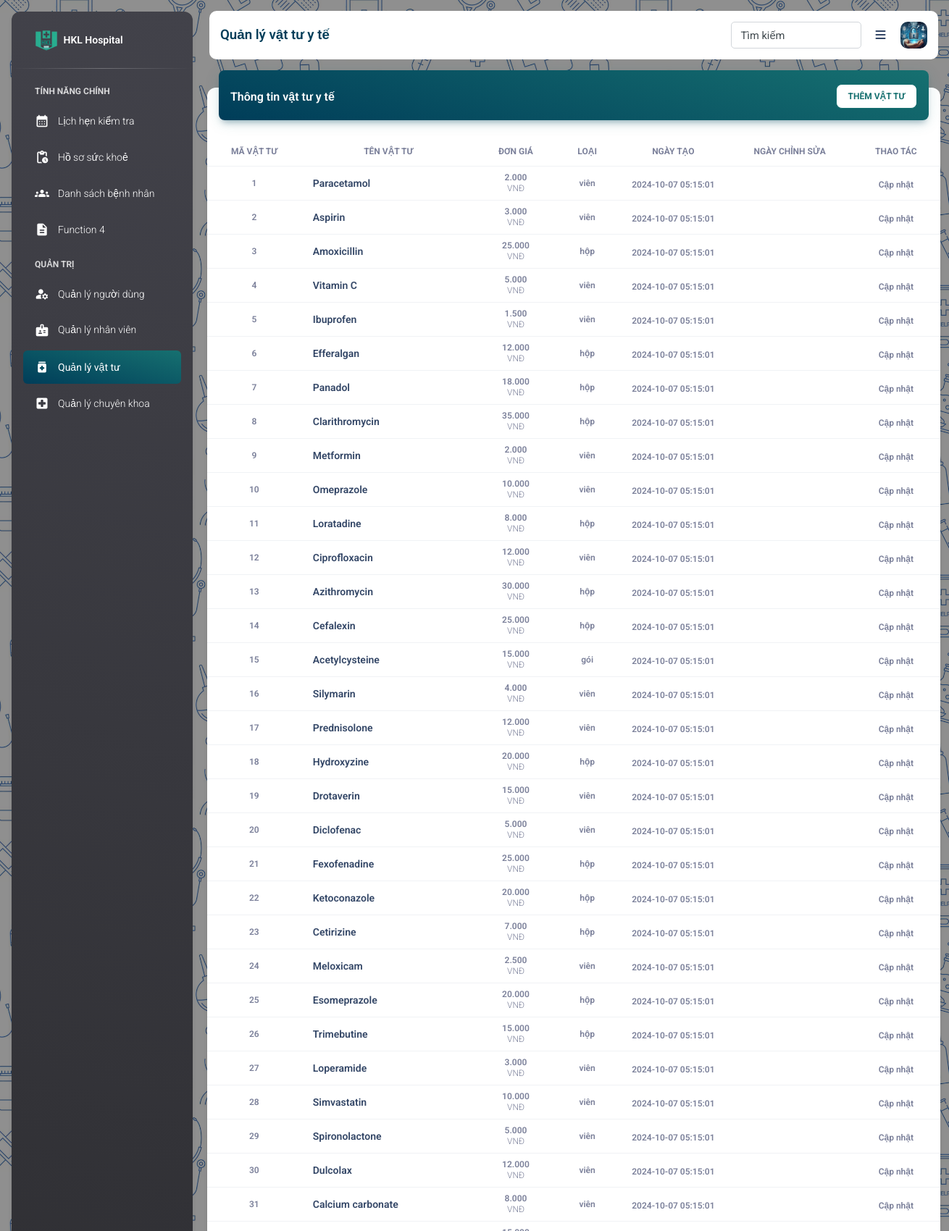
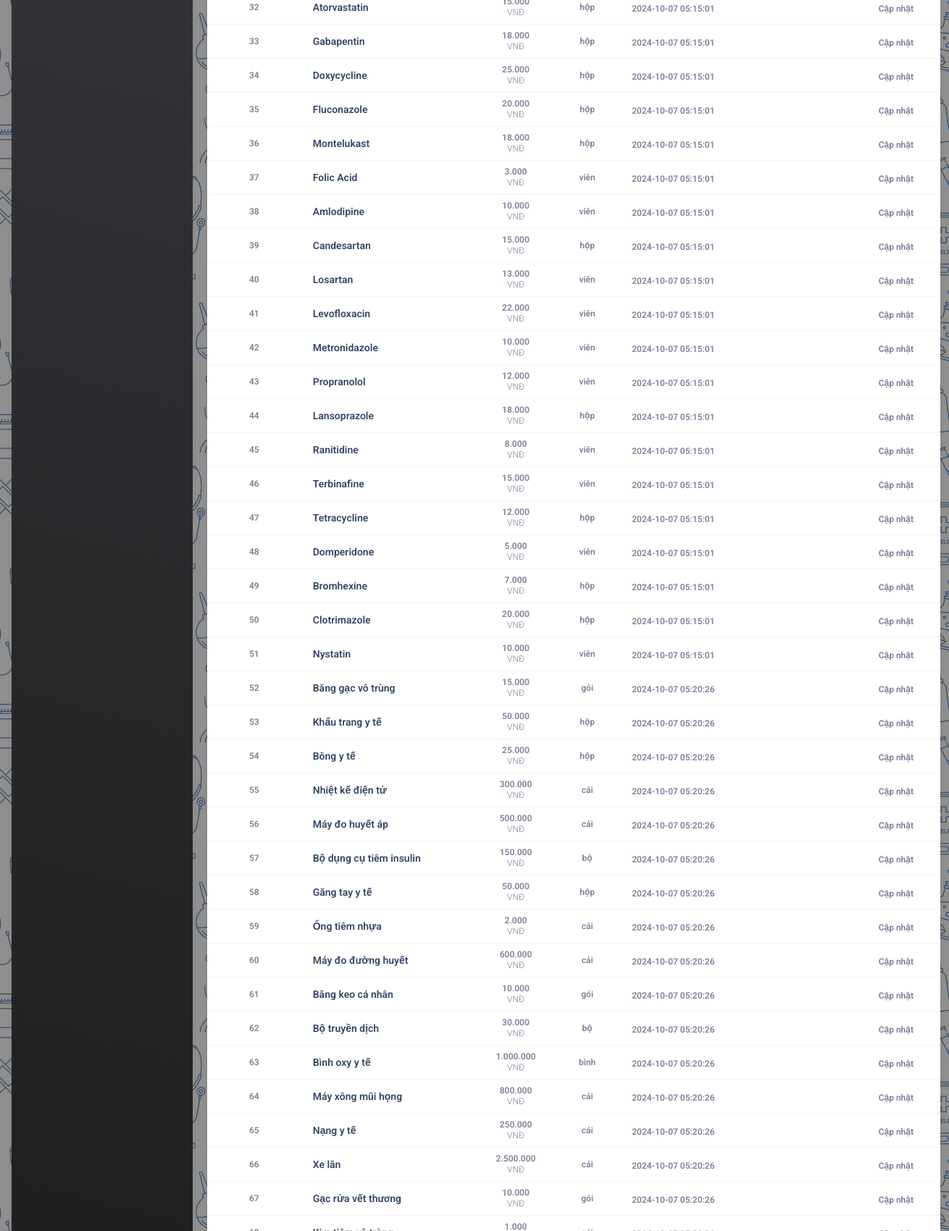
The page /TEST_Huan/supply-old.php (upper part) on the database its author committed (2 pictures, top to bottom).
### tables this page shows
CREATE TABLE `dim_item` (
  `item_id` int(11) NOT NULL,
  `item_name` varchar(255) DEFAULT NULL,
  `item_price` int(11) DEFAULT NULL,
  `item_unit` varchar(50) DEFAULT NULL,
  `created_at` timestamp NULL DEFAULT current_timestamp(),
  `updated_at` timestamp NULL DEFAULT NULL ON UPDATE current_timestamp()
);

### TEST_Huan/supply-old.php (the view, shortened to what this page needs)
<?php
include SITE_ROOT . ('/HMS-Nhom11/assets/include/config.php');
include SITE_ROOT . ('/HMS-Nhom11/assets/include/header.php');
?>
<head>
</head>
<body class="g-sidenav-show"
  style="background-image: url('../assets/image/Hospital_Seamless1.png'); background-size: 400px 400px;">
  <aside
    class="sidenav navbar navbar-vertical navbar-expand-xs border-0 border-radius-xl my-3 fixed-start ms-3 bg-gradient-dark"
    id="sidenav-main">
    <div class="sidenav-header">
      <a class="navbar-brand m-0" href=" https://demos.creative-tim.com/material-dashboard/pages/dashboard "
        target="_blank">
        <img src="../assets/image/logo01-sq.png" class="navbar-brand-img h-100" alt="main_logo">
        <span class="ms-1 font-weight-bold text-white">HKL Hospital</span>
      </a>
    </div>
    <hr class="horizontal light mt-0 mb-2">
    <div class="collapse navbar-collapse  w-auto " id="sidenav-collapse-main">
      <ul class="navbar-nav">
        <li class="nav-item mt-3">
          <h6 class="ps-4 ms-2 text-uppercase text-xs text-white font-weight-bolder opacity-8">Tính năng chính
          </h6>
        </li>
        <li class="nav-item">
          <a class="nav-link text-white" href="F1-schedule.php">
            <div class="text-white text-center me-2 d-flex align-items-center justify-content-center">
              <i class="material-icons opacity-10">calendar_month</i>
            </div>
            <span class="nav-link-text ms-1">Lịch hẹn kiểm tra</span>
          </a>
        </li>
        <li class="nav-item">
          <a class="nav-link text-white" href="F2-user-medhist.php">
            <div class="text-white text-center me-2 d-flex align-items-center justify-content-center">
              <i class="material-icons opacity-10">pending_actions</i>
            </div>
            <span class="nav-link-text ms-1">Hồ sơ sức khoẻ</span>
          </a>
        </li>
        <li class="nav-item">
          <a class="nav-link text-white" href="F3-patients.php">
            <div class="text-white text-center me-2 d-flex align-items-center justify-content-center">
              <i class="material-icons opacity-10">groups</i>
            </div>
            <span class="nav-link-text ms-1">Danh sách bệnh nhân</span>
          </a>
        </li>
        <li class="nav-item">
          <a class="nav-link text-white" href="">
            <div class="text-white text-center me-2 d-flex align-items-center justify-content-center">
              <i class="material-icons opacity-10">description</i>
            </div>
            <span class="nav-link-text ms-1">Function 4</span>
          </a>
        </li>
        <li class="nav-item mt-3">
          <h6 class="ps-4 ms-2 text-uppercase text-xs text-white font-weight-bolder opacity-8">Quản trị
          </h6>
        </li>
        <li class="nav-item">
          <a class="nav-link text-white" href="guest.php">
            <div class="text-white text-center me-2 d-flex align-items-center justify-content-center">
              <i class="material-icons opacity-10">manage_accounts</i>
            </div>
            <span class="nav-link-text ms-1">Quản lý người dùng</span>
          </a>
        </li>
        <li class="nav-item">
          <a class="nav-link text-white" href="employee.php">
            <div class="text-white text-center me-2 d-flex align-items-center justify-content-center">
              <i class="material-icons opacity-10">badge</i>
            </div>
            <span class="nav-link-text ms-1">Quản lý nhân viên</span>
          </a>
        </li>
        <li class="nav-item">
          <a class="nav-link text-white active bg-gradient-primary" href="supply.php">
            <div class="text-white text-center me-2 d-flex align-items-center justify-content-center">
              <i class="material-icons opacity-10">medication</i>
            </div>
            <span class="nav-link-text ms-1">Quản lý vật tư</span>
          </a>
        </li>
        <li class="nav-item">
          <a class="nav-link text-white" href="speciality.php">
            <div class="text-white text-center me-2 d-flex align-items-center justify-content-center">
              <i class="material-icons opacity-10">local_hospital</i>
            </div>
            <span class="nav-link-text ms-1">Quản lý chuyên khoa</span>
          </a>
        </li>
      </ul>
    </div>
  </aside>
  <main class="main-content border-radius-lg ">
    <div class="custom-navbar">
      <div class="nav-left">
        Quản lý vật tư y tế
      </div>
      <div class="nav-right">
        <div class="nav-item">
          <div class="custom-input" style="width: 180px">
            <input type="text" placeholder="Nhập từ khoá">
            <label>Tìm kiếm</label>
          </div>
        </div>
        <div class="nav-item">
          <a href="javascript:;" id="iconNavbarSidenav">
            <i class="fa-solid fa-bars"></i>
          </a>
        </div>
        <div class="nav-item">
          <div class="dropdown custom-dropdown">
            <button class="button-avatar dropdown-toggle" data-bs-toggle="dropdown">
              <img src="../assets/image/user login image.png" alt="profile_image">
            </button>
          </div>
        </div>
      </div>
    </div>
    <div class="container-fluid py-4">
      <div class="row">
        <div class="col-12">
          <div class="card">
            <div class="card-header p-0 position-relative mt-n4 mx-3 z-index-2">
              <div class="bg-gradient-primary shadow-primary border-radius-lg pt-4 pb-3">
                <h6 class="text-white ps-3" style="float: left;">Thông tin vật tư y tế
                </h6>
                <div class="table-float-btn-container">
                  <button class="table-float-btn btn btn-outline-primary btn-sm mb-0 me-3" style="background: #ffffff"
                    data-bs-toggle="modal" data-bs-target="#popup_add">Thêm vật tư</button>
                </div>
              </div>
            </div>
            <div class="card-body px-0 pb-2">
              <div class="custom-table">
                <table id="drugTable" class="table">
                  <thead>
                    <tr>
                      <th class="text-center text-uppercase text-secondary text-xs font-weight-bolder opacity-7">
                        Mã vật tư</th>
                      <th class="text-center text-uppercase text-secondary text-xs font-weight-bolder opacity-7">
                        Tên vật tư</th>
                      <th class="text-center text-uppercase text-secondary text-xs font-weight-bolder opacity-7">
                        Đơn giá</th>
                      <th class="text-center text-uppercase text-secondary text-xs font-weight-bolder opacity-7">
                        Loại</th>
                      <th class="text-center text-uppercase text-secondary text-xs font-weight-bolder opacity-7">
                        Ngày tạo</th>
                      <th class="text-center text-uppercase text-secondary text-xs font-weight-bolder opacity-7">
                        Ngày chỉnh sửa</th>
                      <th class="text-center text-uppercase text-secondary text-xs font-weight-bolder opacity-7">
                        Thao tác</th>
                    </tr>
                  </thead>
                  <tbody>
                    <?php
                    $sql = "SELECT * FROM `dim_item` ";
                    $result = $conn->query($sql);
                    if ($result->num_rows > 0) {
                      while ($row = $result->fetch_assoc()) {
                        $item_id = $row["item_id"];
                        $item_name = $row["item_name"];
                        $item_price = $row["item_price"];
                        $item_unit = $row["item_unit"];
                        $created_at = $row["created_at"];
                        ?>
                        <tr>
                          <td class="align-middle text-center text-sm">
                            <p class="text-xs font-weight-bold mb-0"><?php echo $item_id ?></p>
                          </td>
                          <td class="align-middle text-center">
                            <div class="d-flex px-2 py-1">
                              <div class="d-flex flex-column justify-content-center">
                                <h6 class="mb-0 text-sm"><?php echo $item_name ?></h6>
                              </div>
                            </div>
                          </td>
                          <td class="align-middle text-center">
                            <p class="text-xs font-weight-bold mb-0"><?php echo number_format(
                              $item_price,
                              0,
                              ',',
                              '.'
                            ) ?></p>
                            <p class="text-xs text-secondary mb-0">VNĐ</p>
                          </td>
                          <td class="align-middle text-center text-sm">
                            <p class="text-xs font-weight-bold mb-0"><?php echo $item_unit ?></p>
                          </td>
                          <td class="align-middle text-center">
                            <span class="text-secondary text-xs font-weight-bold"><?php echo $created_at ?></span>
                          </td>
                          <td class="align-middle text-center">
                          </td>
                          <td class='align-middle text-center'>
                            <a href='#popup_edit-<?php echo $item_id; ?>'
                              class='text-secondary font-weight-bold text-xs edit-btn' data-original-title='edit'
                              title='Sửa thông tin' data-bs-toggle="modal"
                              data-bs-target="#popup_edit-<?php echo $item_id; ?>">Cập nhật</a>
                          </td>
                        </tr>
                        <?php
                      }
                    } else {
                      echo "Không tìm thấy người dùng.";
                    }
                    ?>
                  </tbody>
                </table>
              </div>
            </div>
          </div>
        </div>
      </div>
    </div>
    <?php
    include SITE_ROOT . ('/HMS-Nhom11/assets/include/footer.php');
    ?>

### assets/css/style.css (style rules this page uses)
.table-float-btn-container { display: flex; margin-top: -5px; align-self: flex-end !important; z-index: 200; }
.table-float-btn { align-self: flex-end !important; margin-left: auto; }
.custom-input { font-family: "Roboto", Helvetica, Arial, sans-serif !important; margin: 10px 0; position: relative; }
.custom-input label { color: #414a4f; position: absolute; transition: all 200ms ease-in-out; top: 8px; left: 10px; font-size: 11pt; background-color: #fff; pointer-events: none; }
.custom-input input, .custom-input select { transition: all 200ms ease-in-out; border: 1px solid #d2d6da; border-radius: 5px; padding: 7px 13px 5px; font-size: 11pt; width: 100%; }
.custom-input input::placeholder, .custom-input select::placeholder { color: #b0b0b0; opacity: 0; }
.custom-input input:not(:placeholder-shown), .custom-input select:not(:placeholder-shown) { border-color: #167070; }
.custom-input input:not(:placeholder-shown) + label, .custom-input select:not(:placeholder-shown) + label { top: -10px; left: 5px; font-size: 10pt; padding: 0 5px; color: #167070; }
.custom-dropdown .button-avatar { padding: 0; background-color: transparent; border: none; }
.custom-dropdown .button-avatar::after { display: none; }
.custom-dropdown .button-avatar img { border-radius: 10px; width: 37.46px; }
.custom-navbar { background-color: #fff; border-radius: 10px; padding: 15px; display: flex; align-items: center; margin: 15px; }
.custom-navbar .nav-left { flex: 1; font-size: 14pt; color: #003D59; font-weight: 600; }
.custom-navbar .nav-right { display: flex; align-items: center; gap: 20px; }
.custom-navbar .nav-right .custom-input { margin: 0; }
.custom-table { max-height: 69vh; max-height: calc(100dvh - 250px); overflow-y: auto; }
.custom-table table thead th { position: sticky; top: 0px; z-index: 1; background-color: #fff; opacity: 1 !important; }

### rows shown on the page
dim_item: item_id "1", item_name "Paracetamol", item_price "2.000", item_unit "viên", created_at "2024-10-07 05:15:01"
dim_item: item_id "2", item_name "Aspirin", item_price "3.000", item_unit "viên", created_at "2024-10-07 05:15:01"
dim_item: item_id "3", item_name "Amoxicillin", item_price "25.000", item_unit "hộp", created_at "2024-10-07 05:15:01"
dim_item: item_id "4", item_name "Vitamin C", item_price "5.000", item_unit "viên", created_at "2024-10-07 05:15:01"
dim_item: item_id "5", item_name "Ibuprofen", item_price "1.500", item_unit "viên", created_at "2024-10-07 05:15:01"
dim_item: item_id "6", item_name "Efferalgan", item_price "12.000"
